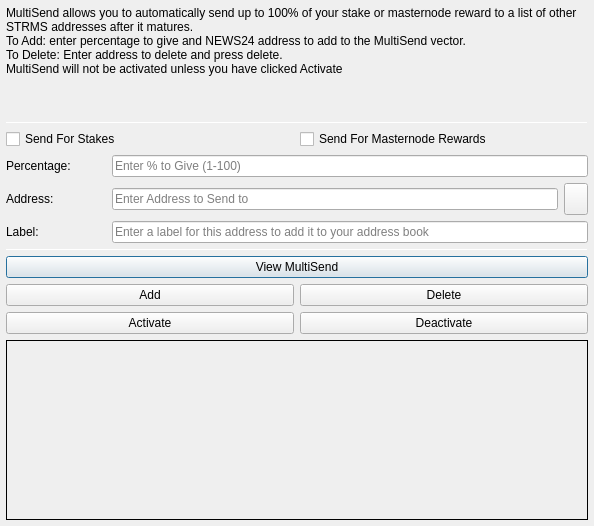
<?xml version="1.0" encoding="UTF-8"?>
<ui version="4.0">
 <class>MultiSendDialog</class>
 <widget class="QDialog" name="MultiSendDialog">
  <property name="windowModality">
   <enum>Qt::NonModal</enum>
  </property>
  <property name="geometry">
   <rect>
    <x>0</x>
    <y>0</y>
    <width>594</width>
    <height>526</height>
   </rect>
  </property>
  <property name="windowTitle">
   <string>MultiSend</string>
  </property>
  <layout class="QVBoxLayout" name="verticalLayout" stretch="0">
   <property name="margin">
    <number>6</number>
   </property>
   <item>
    <layout class="QVBoxLayout" name="verticalLayout_Main" stretch="1,1,1,0,1,1,1">
     <item>
      <widget class="QLabel" name="label_2">
       <property name="lineWidth">
        <number>1</number>
       </property>
       <property name="text">
        <string>MultiSend allows you to automatically send up to 100% of your stake or masternode reward to a list of other STRMS addresses after it matures.
To Add: enter percentage to give and NEWS24 address to add to the MultiSend vector.
To Delete: Enter address to delete and press delete.
MultiSend will not be activated unless you have clicked Activate</string>
       </property>
       <property name="alignment">
        <set>Qt::AlignLeading|Qt::AlignLeft|Qt::AlignTop</set>
       </property>
       <property name="wordWrap">
        <bool>true</bool>
       </property>
      </widget>
     </item>
     <item>
      <widget class="Line" name="line">
       <property name="minimumSize">
        <size>
         <width>0</width>
         <height>1</height>
        </size>
       </property>
       <property name="maximumSize">
        <size>
         <width>16777215</width>
         <height>1</height>
        </size>
       </property>
       <property name="orientation">
        <enum>Qt::Horizontal</enum>
       </property>
      </widget>
     </item>
     <item>
      <layout class="QVBoxLayout" name="verticalLayout_Settings">
       <item>
        <layout class="QHBoxLayout" name="horizontalLayout">
         <item>
          <widget class="QCheckBox" name="multiSendStakeCheckBox">
           <property name="text">
            <string>Send For Stakes</string>
           </property>
          </widget>
         </item>
         <item>
          <widget class="QCheckBox" name="multiSendMasternodeCheckBox">
           <property name="text">
            <string>Send For Masternode Rewards</string>
           </property>
          </widget>
         </item>
        </layout>
       </item>
       <item>
        <layout class="QHBoxLayout" name="horizontalLayout_6">
         <item>
          <widget class="QLabel" name="label">
           <property name="minimumSize">
            <size>
             <width>100</width>
             <height>0</height>
            </size>
           </property>
           <property name="toolTip">
            <string>Percentage of stake to send</string>
           </property>
           <property name="text">
            <string>Percentage:</string>
           </property>
          </widget>
         </item>
         <item>
          <widget class="QLineEdit" name="multiSendPercentEdit">
           <property name="toolTip">
            <string>Enter whole numbers 1 - 100</string>
           </property>
           <property name="placeholderText">
            <string>Enter % to Give (1-100)</string>
           </property>
          </widget>
         </item>
        </layout>
       </item>
       <item>
        <layout class="QHBoxLayout" name="horizontalLayout_7">
         <item>
          <widget class="QLabel" name="label_5">
           <property name="minimumSize">
            <size>
             <width>100</width>
             <height>0</height>
            </size>
           </property>
           <property name="toolTip">
            <string>Address to send portion of stake to</string>
           </property>
           <property name="text">
            <string>Address:</string>
           </property>
          </widget>
         </item>
         <item>
          <widget class="QLineEdit" name="multiSendAddressEdit">
           <property name="toolTip">
            <string/>
           </property>
           <property name="placeholderText">
            <string>Enter Address to Send to</string>
           </property>
          </widget>
         </item>
         <item>
          <widget class="QToolButton" name="addressBookButton">
           <property name="maximumSize">
            <size>
             <width>16777215</width>
             <height>32</height>
            </size>
           </property>
           <property name="toolTip">
            <string>Choose an address from the address book</string>
           </property>
           <property name="text">
            <string/>
           </property>
           <property name="icon">
            <iconset resource="../streamies.qrc">
             <normaloff>:/icons/address-book</normaloff>:/icons/address-book</iconset>
           </property>
           <property name="shortcut">
            <string>Alt+A</string>
           </property>
          </widget>
         </item>
        </layout>
       </item>
      </layout>
     </item>
     <item>
      <layout class="QHBoxLayout" name="horizontalLayout_3">
       <item>
        <widget class="QLabel" name="label_3">
         <property name="minimumSize">
          <size>
           <width>100</width>
           <height>0</height>
          </size>
         </property>
         <property name="text">
          <string>Label:</string>
         </property>
        </widget>
       </item>
       <item>
        <widget class="QLineEdit" name="labelAddressLabelEdit">
         <property name="placeholderText">
          <string>Enter a label for this address to add it to your address book</string>
         </property>
        </widget>
       </item>
      </layout>
     </item>
     <item>
      <widget class="Line" name="line_2">
       <property name="minimumSize">
        <size>
         <width>0</width>
         <height>1</height>
        </size>
       </property>
       <property name="maximumSize">
        <size>
         <width>16777215</width>
         <height>1</height>
        </size>
       </property>
       <property name="orientation">
        <enum>Qt::Horizontal</enum>
       </property>
      </widget>
     </item>
     <item>
      <layout class="QVBoxLayout" name="verticalLayout_Buttons">
       <item>
        <layout class="QHBoxLayout" name="horizontalLayout_4">
         <item>
          <widget class="QPushButton" name="viewButton">
           <property name="toolTip">
            <string/>
           </property>
           <property name="statusTip">
            <string>View MultiSend Vector</string>
           </property>
           <property name="text">
            <string>View MultiSend</string>
           </property>
          </widget>
         </item>
        </layout>
       </item>
       <item>
        <layout class="QHBoxLayout" name="horizontalLayout_2">
         <item>
          <widget class="QPushButton" name="addButton">
           <property name="toolTip">
            <string/>
           </property>
           <property name="statusTip">
            <string>Add to MultiSend Vector</string>
           </property>
           <property name="text">
            <string>Add</string>
           </property>
          </widget>
         </item>
         <item>
          <widget class="QPushButton" name="deleteButton">
           <property name="toolTip">
            <string/>
           </property>
           <property name="statusTip">
            <string>Delete Address From MultiSend Vector</string>
           </property>
           <property name="text">
            <string>Delete</string>
           </property>
          </widget>
         </item>
        </layout>
       </item>
       <item>
        <layout class="QHBoxLayout" name="horizontalLayout_5">
         <item>
          <widget class="QPushButton" name="activateButton">
           <property name="statusTip">
            <string>Activate MultiSend</string>
           </property>
           <property name="text">
            <string>Activate</string>
           </property>
          </widget>
         </item>
         <item>
          <widget class="QPushButton" name="disableButton">
           <property name="statusTip">
            <string>Deactivate MultiSend</string>
           </property>
           <property name="text">
            <string>Deactivate</string>
           </property>
          </widget>
         </item>
        </layout>
       </item>
      </layout>
     </item>
     <item>
      <widget class="QLabel" name="message">
       <property name="minimumSize">
        <size>
         <width>0</width>
         <height>180</height>
        </size>
       </property>
       <property name="frameShape">
        <enum>QFrame::Panel</enum>
       </property>
       <property name="frameShadow">
        <enum>QFrame::Plain</enum>
       </property>
       <property name="lineWidth">
        <number>1</number>
       </property>
       <property name="midLineWidth">
        <number>1</number>
       </property>
       <property name="text">
        <string/>
       </property>
       <property name="alignment">
        <set>Qt::AlignLeading|Qt::AlignLeft|Qt::AlignTop</set>
       </property>
       <property name="wordWrap">
        <bool>true</bool>
       </property>
      </widget>
     </item>
    </layout>
   </item>
  </layout>
 </widget>
 <resources>
  <include location="../streamies.qrc"/>
 </resources>
 <connections/>
</ui>
